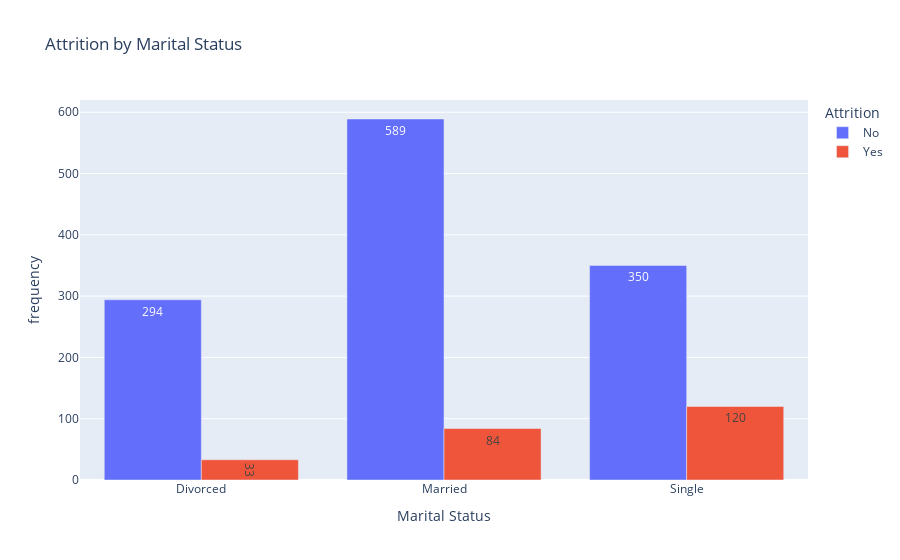

The code cell stored with this chart in its notebook:
### Code cell
# Attrition by Marital Status
fig_marital = px.bar(
    df_cleaned.groupby("MaritalStatus")["Attrition"].value_counts().unstack(),
    title="Attrition by Marital Status",
    labels={"value": "frequency", "MaritalStatus": "Marital Status"},
    barmode="group",
    color_discrete_sequence=["#636EFA", "#EF553B"],
    text_auto= True
)
fig_marital.show()

### Figure 1 — Plotly figure (JSON) as saved in the notebook; plotly's stock layout.template omitted (floating-point values rounded to 4 significant figures)
{"data": [{"alignmentgroup": "True", "hovertemplate": "Attrition=No<br>Marital Status=%{x}<br>frequency=%{y}<extra></extra>", "legendgroup": "No", "marker": {"color": "#636EFA", "pattern": {"shape": ""}}, "name": "No", "offsetgroup": "No", "orientation": "v", "showlegend": true, "textposition": "auto", "texttemplate": "%{y}", "type": "bar", "x": ["Divorced", "Married", "Single"], "xaxis": "x", "y": [294, 589, 350], "yaxis": "y"}, {"alignmentgroup": "True", "hovertemplate": "Attrition=Yes<br>Marital Status=%{x}<br>frequency=%{y}<extra></extra>", "legendgroup": "Yes", "marker": {"color": "#EF553B", "pattern": {"shape": ""}}, "name": "Yes", "offsetgroup": "Yes", "orientation": "v", "showlegend": true, "textposition": "auto", "texttemplate": "%{y}", "type": "bar", "x": ["Divorced", "Married", "Single"], "xaxis": "x", "y": [33, 84, 120], "yaxis": "y"}], "layout": {"barmode": "group", "legend": {"title": {"text": "Attrition"}, "tracegroupgap": 0}, "title": {"text": "Attrition by Marital Status"}, "xaxis": {"anchor": "y", "domain": [0, 1], "title": {"text": "Marital Status"}}, "yaxis": {"anchor": "x", "domain": [0, 1], "title": {"text": "frequency"}}}}
